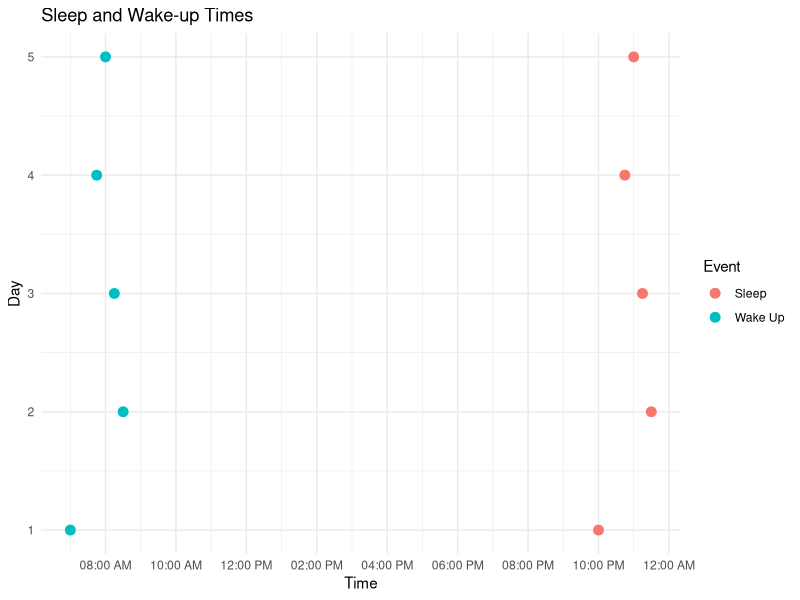

The R script that drew this image:
 library(ggplot2)
 
# Install and load the necessary packages
install.packages("ggplot2")
library(ggplot2)


sleep_data <- data.frame(
  day = c(1, 2, 3, 4, 5),  # Days
  sleep_time = c("22:00", "23:30", "23:15", "22:45", "23:00"),  # Sleep times
  wakeup_time = c("7:00", "8:30", "8:15", "7:45", "8:00")  # Wake-up times
)

# Convert sleep and wake-up times to POSIXct format
sleep_data$sleep_time <- as.POSIXct(sleep_data$sleep_time, format = "%H:%M")
sleep_data$wakeup_time <- as.POSIXct(sleep_data$wakeup_time, format = "%H:%M")

# Create a ggplot with sleep and wake-up times connected by an abline
ggplot(sleep_data, aes(x = sleep_time, y = day)) +
  geom_point(aes(color = "Sleep"), size = 3) +
  geom_point(aes(x = wakeup_time, color = "Wake Up"), size = 3) +
  geom_abline(intercept = 0, slope = 1, linetype = "dashed", color = "black") +
  scale_x_datetime(date_labels = "%I:%M %p", date_breaks = "2 hours") +
  labs(title = "Sleep and Wake-up Times",
       x = "Time",
       y = "Day",
       color = "Event") +
  theme_minimal()
